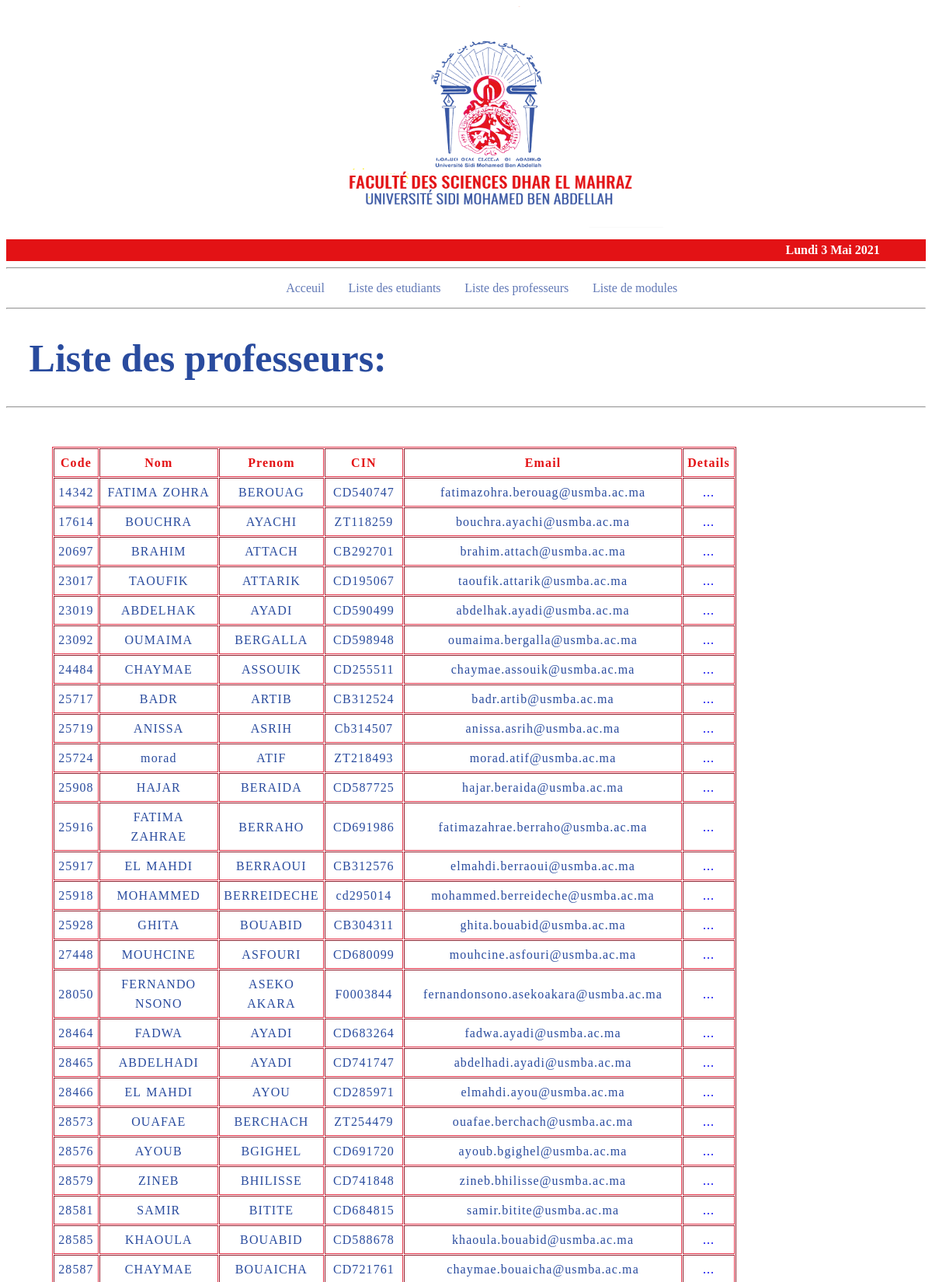
/website/html/professors_list.php (upper part), run on the app's committed database.
### tables this page shows
CREATE TABLE `professeurs` (
  `code_prof` int(6) NOT NULL,
  `nom` varchar(100) NOT NULL,
  `prenom` varchar(100) NOT NULL,
  `cin` varchar(10) NOT NULL,
  `email` varchar(100) NOT NULL
);

### website/html/templates/data.php (called while the page is built, shortened)
<?php
require('config.php');
$sql = 'SELECT * FROM professeurs;';
$result = mysqli_query($conn,$sql);
$professeurs = [];
while($professeur = mysqli_fetch_assoc($result)){
	$professeurs[] = $professeur;
}
?>

### website/html/professors_list.php (the view, shortened to what this page needs)
<?php
require('templates/data.php');
?>
<!DOCTYPE html>
<html>
<head>
	<link rel="stylesheet" type="text/css" href="../css/style.css">
</head>
<body>
<header id="mainHeader">
	<?php
		include("templates/header.php");
	 ?>
	 	 <hr>
<?php
	include('templates/nav.php');
?>
<hr>
	<div id="main">
		<h1>Liste des professeurs: </h1>
	</div>
	<hr>
</header>
<section>
	    <table border="table" cellspacing="1px" cellpadding="5px">
			<thead>
				<tr>
					<th>Code</th>
					<th>Nom</th>
					<th>Prenom</th>
					<th>CIN</th>
					<th>Email</th>
					<th>Details</th>
				</tr>
			</thead>
			<tbody>
				<?php
                    for ($i=0; $i <count($professeurs) ; $i++) {
						$code = $professeurs[$i]['code_prof'];
				 	echo "
					 	<tr>
                            <td>$code</td>
					 		<td>{$professeurs[$i]['prenom']}</td>
					 		<td>{$professeurs[$i]['nom']}</td>
					 		<td>{$professeurs[$i]['cin']}</td>
					 		<td>{$professeurs[$i]['email']}</td>
					 		<td>";
					 ?>
					<a style = "text-decoration: none;" class= 'details' href='professor_details.php?codeP=<?=$code?>'> ... </a>
					<?php
					echo"  </td>
					 	</tr>
					";
				 }
				 ?>
			</tbody>
		</table>
</section>
</body>
</html>

### website/css/style.css (style rules this page uses)
body { background-color: #ffffff; }
h1 { color: #294B9E; text-shadow: currentColor; font-size: 50px; padding-left: 2.5%; }
table { margin-top: 50px; margin-bottom: 50px; margin-left:5%; margin-right:5%; text-align: center; letter-spacing: 1.1px; word-spacing: 1.6px; line-height: 25px; width: 30%; padding: 0; border-color:#E33147; }
thead { color:#E31215; }
td { color: #294B9E; }

### data on the page
professeurs: code_prof "14342", prenom "FATIMA ZOHRA", nom "BEROUAG", cin "CD540747", email "fatimazohra.berouag@usmba.ac.ma"
professeurs: code_prof "17614", prenom "BOUCHRA", nom "AYACHI", cin "ZT118259", email "bouchra.ayachi@usmba.ac.ma"
professeurs: code_prof "20697", prenom "BRAHIM", nom "ATTACH", cin "CB292701", email "brahim.attach@usmba.ac.ma"
professeurs: code_prof "23017", prenom "TAOUFIK", nom "ATTARIK", cin "CD195067", email "taoufik.attarik@usmba.ac.ma"
professeurs: code_prof "23019", prenom "ABDELHAK", nom "AYADI", cin "CD590499", email "abdelhak.ayadi@usmba.ac.ma"
professeurs: code_prof "23092", prenom "OUMAIMA", nom "BERGALLA", cin "CD598948", email "oumaima.bergalla@usmba.ac.ma"
professeurs: code_prof "24484", prenom "CHAYMAE", nom "ASSOUIK", cin "CD255511", email "chaymae.assouik@usmba.ac.ma"
professeurs: code_prof "25717", prenom "BADR", nom "ARTIB", cin "CB312524", email "badr.artib@usmba.ac.ma"
professeurs: code_prof "25719", prenom "ANISSA", nom "ASRIH", cin "Cb314507", email "anissa.asrih@usmba.ac.ma"
professeurs: code_prof "25724", prenom "morad", nom "ATIF", cin "ZT218493", email "morad.atif@usmba.ac.ma"
professeurs: code_prof "25908", prenom "HAJAR", nom "BERAIDA", cin "CD587725", email "hajar.beraida@usmba.ac.ma"
professeurs: code_prof "25916", prenom "FATIMA ZAHRAE", nom "BERRAHO", cin "CD691986", email "fatimazahrae.berraho@usmba.ac.ma"
professeurs: code_prof "25917", prenom "EL MAHDI", nom "BERRAOUI", cin "CB312576", email "elmahdi.berraoui@usmba.ac.ma"
professeurs: code_prof "25918", prenom "MOHAMMED", nom "BERREIDECHE", cin "cd295014", email "mohammed.berreideche@usmba.ac.ma"
professeurs: code_prof "25928", prenom "GHITA", nom "BOUABID", cin "CB304311", email "ghita.bouabid@usmba.ac.ma"
professeurs: code_prof "27448", prenom "MOUHCINE", nom "ASFOURI", cin "CD680099", email "mouhcine.asfouri@usmba.ac.ma"
professeurs: code_prof "28050", prenom "FERNANDO NSONO", nom "ASEKO AKARA", cin "F0003844", email "fernandonsono.asekoakara@usmba.ac.ma"
professeurs: code_prof "28464", prenom "FADWA", nom "AYADI", cin "CD683264", email "fadwa.ayadi@usmba.ac.ma"
professeurs: code_prof "28465", prenom "ABDELHADI", nom "AYADI", cin "CD741747", email "abdelhadi.ayadi@usmba.ac.ma"
professeurs: code_prof "28466", prenom "EL MAHDI", nom "AYOU", cin "CD285971", email "elmahdi.ayou@usmba.ac.ma"
professeurs: code_prof "28573", prenom "OUAFAE", nom "BERCHACH", cin "ZT254479", email "ouafae.berchach@usmba.ac.ma"
professeurs: code_prof "28576", prenom "AYOUB", nom "BGIGHEL", cin "CD691720", email "ayoub.bgighel@usmba.ac.ma"
professeurs: code_prof "28579", prenom "ZINEB", nom "BHILISSE", cin "CD741848", email "zineb.bhilisse@usmba.ac.ma"
professeurs: code_prof "28581", prenom "SAMIR", nom "BITITE", cin "CD684815", email "samir.bitite@usmba.ac.ma"
professeurs: code_prof "28585", prenom "KHAOULA", nom "BOUABID", cin "CD588678", email "khaoula.bouabid@usmba.ac.ma"
professeurs: code_prof "28587", prenom "CHAYMAE", nom "BOUAICHA", cin "CD721761", email "chaymae.bouaicha@usmba.ac.ma"

### other printed values
$ln["jour"][$jour_de_la_semaine] "Lundi"
$jour_du_mois "3"
$ln["mois"][$mois] "Mai"
$annee "2021"
